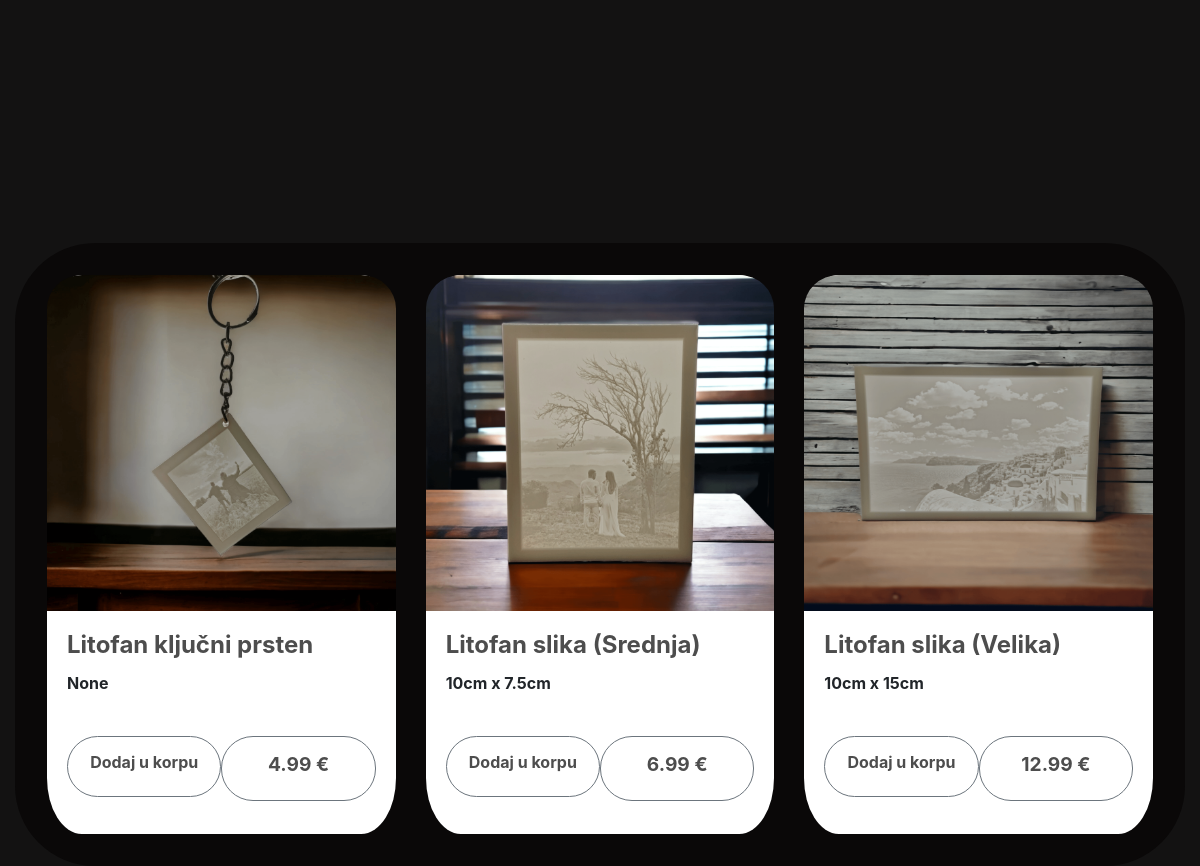
/sr (lower part), run on an earlier commit of the app's database.
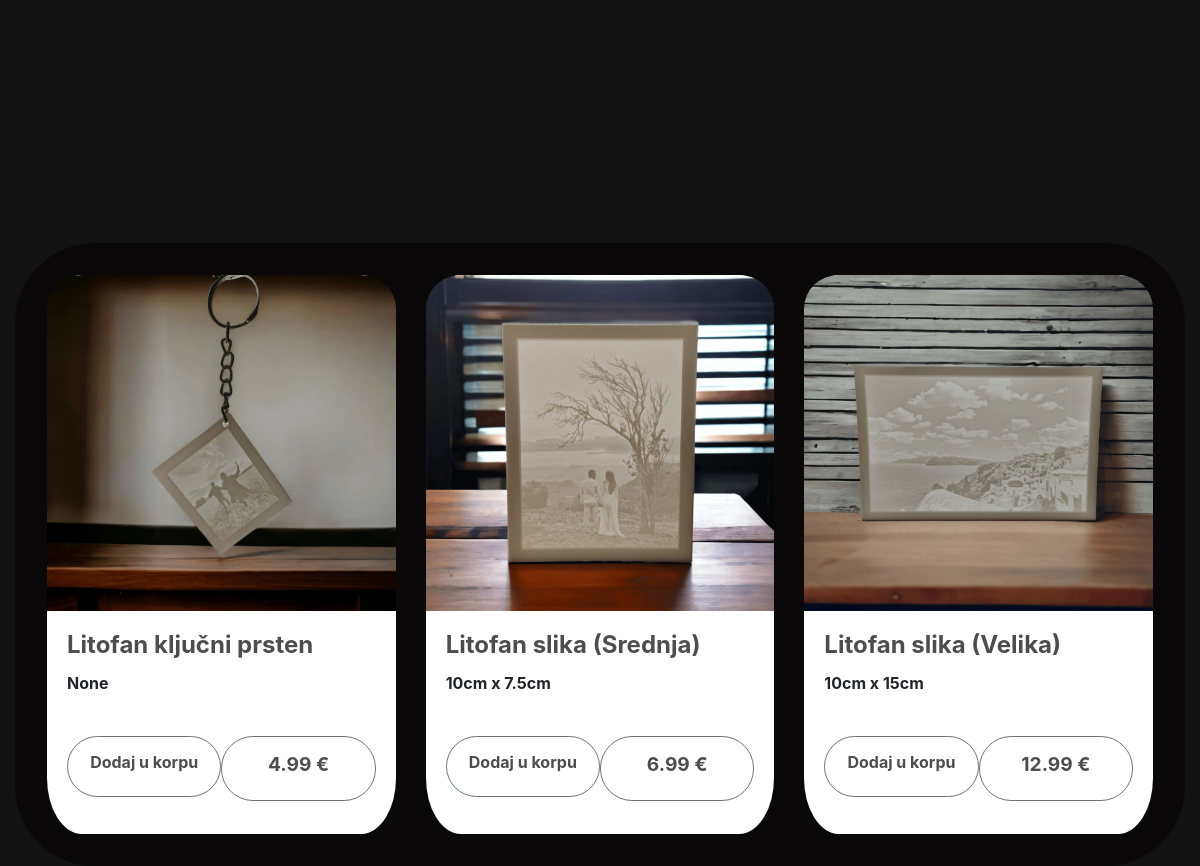
And on a later commit of the database.
### store/models.py (models this page shows, shortened)
class Product(models.Model):
    name = models.CharField(max_length=200)
    name2 = models.CharField(max_length=200)
    price = models.FloatField()
    leiras = models.CharField(max_length=200, blank=True, null=True)
    leiras_sr = models.CharField(max_length=200, blank=True, null=True)
    digital = models.BooleanField(default=False,null=True, blank=True)
    image = models.ImageField(null=True, blank=True)
    @property
    def imageURL(self):
        try:
            url = self.image.url
        except:
            url = ''
        return url

### store/views.py (the view)
# urls.py: path('sr', views.storesr, name="sr"),
def storesr(request):
    data = cartData(request)
    cartItems = data['cartItems']
    order = data['order']
    items = data['items']
    products = Product.objects.all()
    context = {'products':products, 'cartItems':cartItems}
    return render(request, 'store/sr/store.html', context)

### store/utils.py (called while the page is built, shortened)
def cookieCart(request):
	try:
		cart = json.loads(request.COOKIES['cart'])
	except:
		cart = {}
		print('CART:', cart)
	items = []
	order = {'get_cart_total':0, 'get_cart_items':0, 'shipping':False}
	cartItems = order['get_cart_items']
	return {'cartItems':cartItems ,'order':order, 'items':items}

def cartData(request):
	if request.user.is_authenticated:
		customer = request.user.customer
		order, created = Order.objects.get_or_create(customer=customer, complete=False)
		items = order.orderitem_set.all()
		cartItems = order.get_cart_items
	else:
		cookieData = cookieCart(request)
		cartItems = cookieData['cartItems']
		order = cookieData['order']
		items = cookieData['items']
	return {'cartItems':cartItems ,'order':order, 'items':items}

### store/templates/store/sr/store.html (shortened to what this page needs)
{% extends 'store/sr/main.html' %}
{% load static %}
{% block content %}
<head>
<link rel="stylesheet" type="text/css" href="{% static 'css/main.css' %}">
</head>
<body>
<b>
<section>
	<div class="d-flex w-100 " style="justify-content: space-between; align-items: stretch; height: 45vh; padding: 10px; gap: 1.4em;z-index: 2;">
	</div>
</section>
<section style="background-color: #0a0808; z-index: 1; margin-top: 20%; border-radius: 5em; width: 100%; padding: 2em;" class="col-lg-12 z-3" id="products">
	<div class="card-deck">
{% for product in products %}
  <div class="card" style="border-radius: 10% 10% 10% 10%; border: 0;">
    <img src="{% static product.imageURL %}" class="card-img-top" alt="..." style="max-height: 60%; border-radius: 10% 10% 0% 0%;">
    <div class="card-body">
      <h5 class="card-title" style="font-size: 1.5em;"><strong>{{product.name2}}</strong></h5>
      <p class="card-text">{{product.leiras_sr}}</p>
      <p class="card-text" style="margin-top: 10%;">
          <button data-product="{{product.id}}" data-action="add" class="col-lg-6 btn btn-outline-secondary add-btn update-cart" style="border-radius: 2em; z-index: 3;"><h4 style="font-size: 1em; font-weight:700;"><stong>Dodaj u korpu</stong></h4></button>
				<button class="col-lg-6 btn btn-outline-secondary" style="border-radius: 2em; float: right; z-index: 3;" ><h4 style="font-size: 1.2em; font-weight: 500; pointer-events: none;"><strong>{{product.price}} € </strong></h4></button></p>
    </div>
  </div>
 {% endfor %}
</div>
</section>
    </div>
</body>
{% endblock content %}

What changed in the data, as far as the page shows it:
changed Product "Litofan ključni prsten": image: a different picture
changed Product "Litofan slika (Srednja)": image: a different picture
changed Product "Litofan slika (Velika)": image: a different picture
